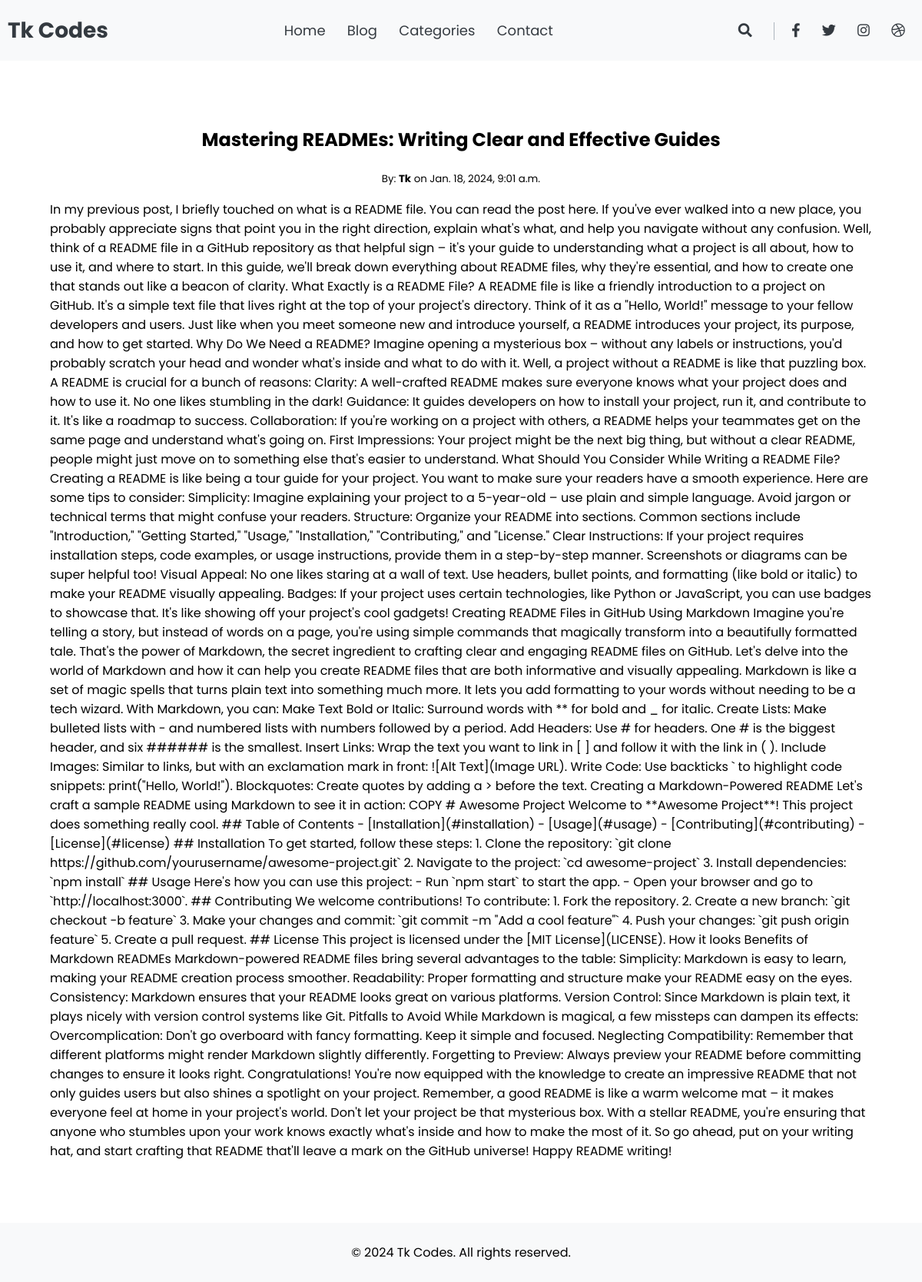
The page /mastering-readmes-writing-clear-and-effective-guides on the database its author committed.
### blog/models.py (models this page shows, shortened)
class Post(models.Model):
    STATUS = (
        ('draft', 'Draft'),
        ('publish', 'Publish'),
    )
    title = models.CharField(max_length=200)
    slug = models.SlugField(max_length=200)
    author = models.ForeignKey(User, on_delete=models.CASCADE)
    updated_on = models.DateTimeField(auto_now= True)
    body = models.TextField()
    status = models.CharField(max_length=10, choices=STATUS, default='draft')
    created_on = models.DateTimeField(auto_now_add=True)
    excerpt = models.CharField(max_length=55)
    class Meta:
        ordering = ['-created_on']

### blog/views.py (the view)
# urls.py: path('<slug:slug>', PostDetail.as_view(), name='post-detail'),
class PostDetail(DetailView):
    model = Post
    template_name = 'blog/post_detail.html'

### blog/templates/blog/post_detail.html
{% extends 'blog/index.html' %}
{% load static %}
{% block head %}
    <link rel="stylesheet" href="{% static 'styles/post_detail.css' %}">
{% endblock%}
{% block content %}
<div class="container">
    <div class="article-container">
        <article>
            <h1>{{ post.title }}</h1>
            <p class="post-details">
                 <small>By: <strong>{{ post.author }}</strong> on {{ post.created_on }}</small><br>
            </p>
             <p class="body">{{ post.body }}</p>
        </article>
    </div>
</div>
{% endblock %}

### blog/static/styles/main.css (style rules this page uses)
:root { --light : #f8f9fa; --secondary: #adb5bd; --dark: #343a40; --primary-color: #f15bb5; --secondary-color: #2ec4b6; --border : #e9ecef; --secondbg : #tu }
* > * { box-sizing: border-box; }
body { font-family: 'Poppins', sans-serif; padding: 0; margin: 0; }
.container { max-width: 1200px; margin: auto; max-height: 10%; border-bottom: 30px; padding: 65px; }

### blog/static/styles/post_detail.css (style rules this page uses)
.article-container { border-bottom: 25px; margin: auto; }
h1, .post-details { text-align: center; }

### rows shown on the page
Post: title "Mastering READMEs: Writing Clear and Effective Guides", author "Tk", created_on "Jan. 18, 2024, 9:01 a.m.", body "In my previous post, I briefly touched on what is a README file. You can read the post here. If you've ever walked into a new place, you probably appreciate signs that point you in the right direction, explain what's what, and help you navigate without any confusion. Well, think of a README file in a GitHub repository as that helpful sign – it's your guide to understanding what a project is all about, how to use it, and where to start. In this guide, we'll break down everything about README files, why they're essential, and how to create one that stands out like a beacon of clarity. What Exactly is a README File? A README file is like a friendly introduction to a project on GitHub. It's a…"
